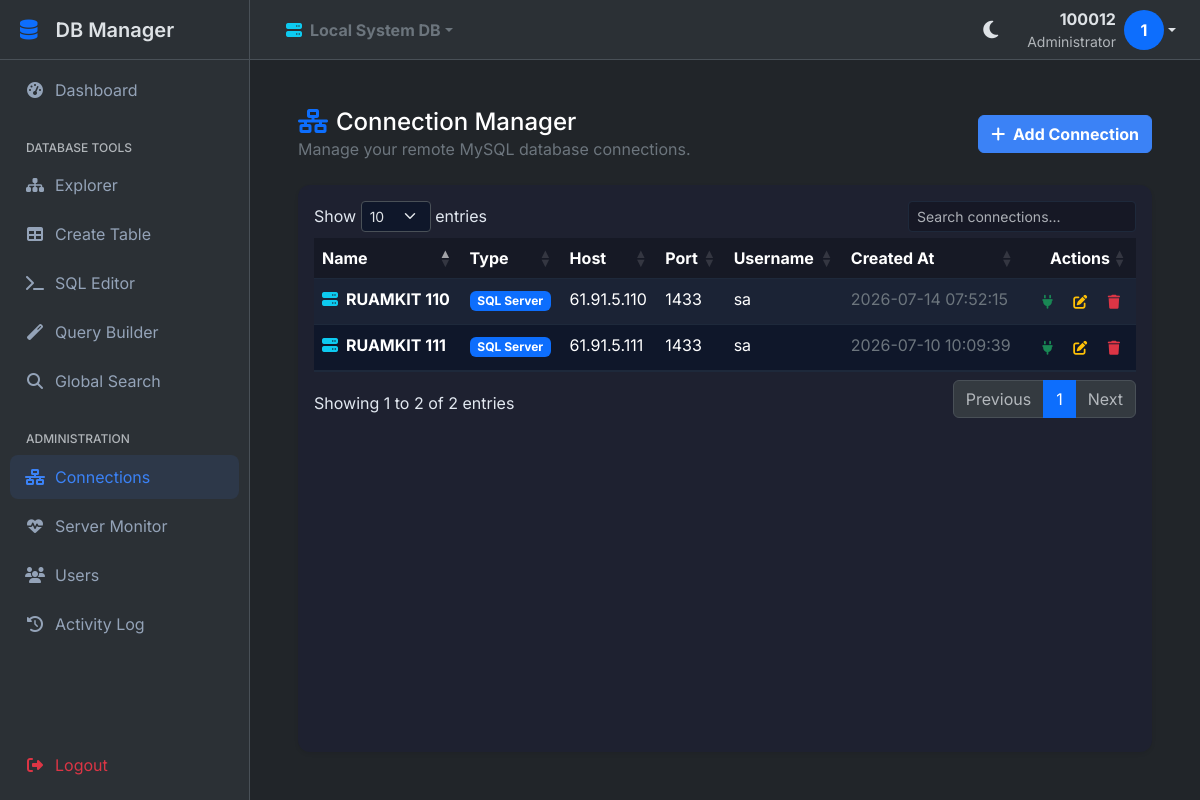
The page /connections (signed in) on the database its author committed.
### tables this page shows
CREATE TABLE db_connections (
    id INTEGER PRIMARY KEY AUTOINCREMENT,
    name VARCHAR(100) NOT NULL,
    driver VARCHAR(50) DEFAULT 'mysql',
    host VARCHAR(255) NOT NULL,
    port INTEGER DEFAULT 3306,
    username VARCHAR(100) NOT NULL,
    password TEXT NOT NULL,
    created_by INTEGER,
    created_at TIMESTAMP DEFAULT CURRENT_TIMESTAMP,
    FOREIGN KEY (created_by) REFERENCES users(id) ON DELETE SET NULL
);

### app/Core/View.php (called while the page is built, shortened)
<?php
class View
{
    public static function render($view, $params = [], $layout = 'main')
    {
        $viewContent = self::renderOnlyView($view, $params);
        $layoutContent = self::layoutContent($layout);
        return str_replace('{{content}}', $viewContent, $layoutContent);
    }
    protected static function layoutContent($layout)
    {
        $layoutPath = Application::$ROOT_DIR . "/app/Shared/Components/Layouts/$layout.php";
        if (file_exists($layoutPath)) {
            return ob_get_clean();
        }
        return '{{content}}';
    }
    protected static function renderOnlyView($view, $params)
    {
        $viewParts = explode('.', $view);
        if (count($viewParts) == 2) {
            $module = ucfirst($viewParts[0]);
            $viewName = $viewParts[1];
            $viewPath = Application::$ROOT_DIR . "/app/Modules/$module/Views/$viewName.php";
        } else {
            $viewPath = Application::$ROOT_DIR . "/app/Shared/Components/Views/$view.php";
        }
        if (file_exists($viewPath)) {
            include_once $viewPath;
            return ob_get_clean();
        }
        return "View $view not found";
    }
}

### app/Core/Controller.php (called while the page is built, shortened)
<?php
class Controller
{
    protected $layout = 'main';
    public function render($view, $params = [])
    {
        return View::render($view, $params, $this->layout);
    }
}

### app/Modules/Connection/Controllers/ConnectionController.php (called while the page is built, shortened)
<?php
class ConnectionController extends Controller
{
    public function index()
    {
        $pdo = Database::getSystemConnection();
        $pdo->exec("
            CREATE TABLE IF NOT EXISTS db_connections (
                id INTEGER PRIMARY KEY AUTOINCREMENT,
                name VARCHAR(100) NOT NULL,
                driver VARCHAR(50) DEFAULT 'mysql',
                host VARCHAR(255) NOT NULL,
                port INTEGER DEFAULT 3306,
                username VARCHAR(100) NOT NULL,
                password TEXT NOT NULL,
                created_by INTEGER,
                created_at TIMESTAMP DEFAULT CURRENT_TIMESTAMP
            );
        ");
        try {
            $pdo->exec("ALTER TABLE db_connections ADD COLUMN driver VARCHAR(50) DEFAULT 'mysql' AFTER name");
        } catch (\PDOException $e) {
        }
        $stmt = $pdo->query("SELECT * FROM db_connections ORDER BY created_at DESC");
        $connections = $stmt->fetchAll(PDO::FETCH_ASSOC);
        return $this->render('Connection.index', ['connections' => $connections]);
    }
}

### app/Core/Router.php (called while the page is built, shortened)
<?php
class Router
{
    protected $routes = [];
    public function get($path, $callback)
    {
        $this->routes['GET'][$path] = $callback;
    }
    public function post($path, $callback)
    {
        $this->routes['POST'][$path] = $callback;
    }
    public function resolve()
    {
        $method = $_SERVER['REQUEST_METHOD'];
        $path = isset($_SERVER['REQUEST_URI']) ? $_SERVER['REQUEST_URI'] : '/';
        $callback = isset($this->routes[$method][$path]) ? $this->routes[$method][$path] : false;
        if (is_array($callback)) {
            $controller = new $callback[0]();
            $callback[0] = $controller;
        }
        return call_user_func($callback);
    }
}

### public/index.php (called while the page is built, shortened)
<?php
$app = new Application(dirname(__DIR__));
$app->run();

### app/Modules/Connection/Views/index.php (the view, shortened to what this page needs)
<div class="p-4 w-100 h-100 d-flex flex-column">
    <div class="d-flex justify-content-between align-items-center mb-4">
        <div>
            <h4 class="text-white mb-0"><i class="fas fa-network-wired text-primary me-2"></i>Connection Manager</h4>
            <p class="text-secondary mb-0">Manage your remote MySQL database connections.</p>
        </div>
        <button class="btn btn-primary fw-bold" onclick="$('#addConnModal').modal('show')">
            <i class="fas fa-plus me-1"></i> Add Connection
        </button>
    </div>
    <div class="card border-0 shadow-sm flex-fill" style="background: var(--card-bg);">
        <div class="card-body p-0">
            <div class="table-responsive p-3">
                <table class="table table-hover table-striped w-100" id="connTable">
                    <thead>
                        <tr>
                            <th>Name</th>
                            <th>Type</th>
                            <th>Host</th>
                            <th>Port</th>
                            <th>Username</th>
                            <th>Created At</th>
                            <th class="text-end">Actions</th>
                        </tr>
                    </thead>
                    <tbody>
                        <?php foreach ($connections as $conn): ?>
                        <tr>
                            <td>
                                <span class="fw-bold text-white"><i class="fas fa-server me-2 text-info"></i><?= htmlspecialchars($conn['name']) ?></span>
                            </td>
                            <td>
                                <?php if ((isset($conn['driver']) ? $conn['driver'] : 'mysql') === 'sqlsrv'): ?>
                                    <span class="badge bg-primary">SQL Server</span>
                                <?php else: ?>
                                    <span class="badge bg-info">MySQL</span>
                                <?php endif; ?>
                            </td>
                            <td><?= htmlspecialchars($conn['host']) ?></td>
                            <td><?= htmlspecialchars($conn['port']) ?></td>
                            <td><?= htmlspecialchars($conn['username']) ?></td>
                            <td class="text-secondary"><?= htmlspecialchars($conn['created_at']) ?></td>
                            <td class="text-end">
                                <a href="<?= \App\Core\Application::asset('connection/switch?id=' . $conn['id']) ?>" class="btn btn-sm btn-outline-success border-0" title="Connect">
                                    <i class="fas fa-plug"></i>
                                </a>
                                <button class="btn btn-sm btn-outline-warning border-0" onclick="editConn(<?= $conn['id'] ?>, '<?= htmlspecialchars(addslashes($conn['name'])) ?>', '<?= isset($conn['driver']) ? $conn['driver'] : 'mysql' ?>', '<?= htmlspecialchars(addslashes($conn['host'])) ?>', '<?= htmlspecialchars($conn['port']) ?>', '<?= htmlspecialchars(addslashes($conn['username'])) ?>')" title="Edit">
                                    <i class="fas fa-edit"></i>
                                </button>
                                <button class="btn btn-sm btn-outline-danger border-0" onclick="deleteConn(<?= $conn['id'] ?>, '<?= htmlspecialchars(addslashes($conn['name'])) ?>')" title="Delete">
                                    <i class="fas fa-trash"></i>
                                </button>
                            </td>
                        </tr>
                        <?php endforeach; ?>
                    </tbody>
                </table>
            </div>
        </div>
    </div>
</div>

### rows shown on the page
db_connections: name "RUAMKIT 110", driver "SQL Server", host "61.91.5.110", port "1433", username "sa", created_at "2026-07-14 07:52:15"
db_connections: name "RUAMKIT 111", driver "SQL Server", host "61.91.5.111", port "1433", username "sa", created_at "2026-07-10 10:09:39"

### other values the page prints
$currentConnName "Local System DB"
